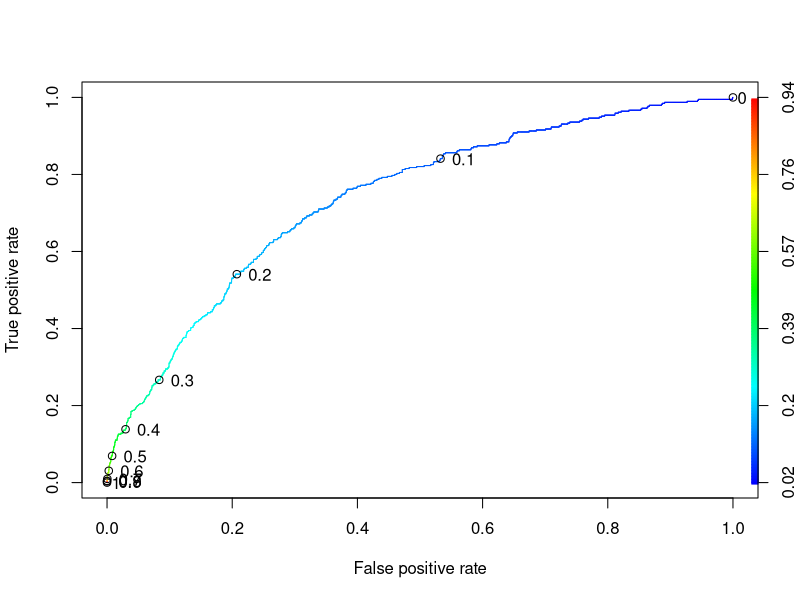

Write R code to recreate this figure.
framingham= read.csv("Framingham.csv")
str(framingham)
library(caTools)
set.seed(144)
split= sample.split(framingham$TenYearCHD, SplitRatio = 0.7)
train=subset(framingham, split == TRUE)
test=subset(framingham, split== FALSE)
str(train)
str(test)
#question 3 logistic regression
model1= glm(TenYearCHD ~ . , data= train, family = binomial)
summary(model1)
#question 4 confusion matrix 
pred= predict(model1, type = "response")
table(train$TenYearCHD, pred > 0.7)
#QUESTION 10 
model2= glm(TenYearCHD ~ male + age+ cigsPerDay+ sysBP+ glucose, data = train, family = binomial)
summary(model2)
pred2= predict(model2, type = "response")
table(train$TenYearCHD, pred2> 0.7)
#q 13
library(ROCR)
ROCRpred = prediction(pred2, train$TenYearCHD)
ROCRperf= performance(ROCRpred, "tpr", "fpr")
plot(ROCRperf, colorize=TRUE, print.cutoffs.at=seq(0,1, by=0.1),text.adj=c(-0.5,0.5))
